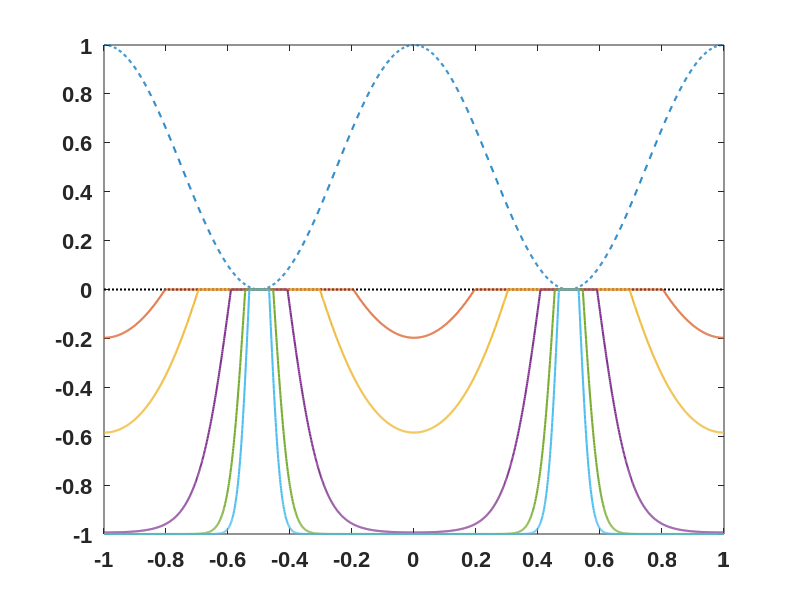

Write MATLAB code to recreate this figure.
clc;clear all;
C=0.022;
a=11.7*pi/180;

X=-1000:1:1000;
I0=-1000:1:1000;
D0=-1000:1:1000;
M=-1000:1:1000;
H=-1000:1:1000;

ctr=1; 
t=[30,60,250,1000,2000];
cd=20;

plot([-1 1],[0 0],'k','linestyle',':','linewidth',1.5)
hold on

I0=0.5*(1+ctr*cos((4*pi*sin(a)/405)*X));
plot(X/1000,I0,'linestyle','--','linewidth',1.5)
hold on

for k=1:length(t)
    D0=0.5*(1+ctr*cos((4*pi*sin(a)/405)*X))*t(k);
    for i=1:length(X)
        if D0(i)<cd
            M(i)=1;
        else
            M(i)=exp(-C*(D0(i)-cd));
        end
        H(i)=1-M(i);
    end 
    plot(X/1000,-H,'linewidth',1.5)
    hold on 
end

set(gca,'FontWeight','bold','FontName','Arial','FontSize',16)
set(gca,'XTick',[-1:0.2:1])
set(gca,'YTick',[-1:0.2:1])
set(gca,'XtickLabel',{'-1','-0.8','-0.6','-0.4','-0.2','0','0.2','0.4','0.6','0.8','1'})
set(gca,'YtickLabel',{'-1','-0.8','-0.6','-0.4','-0.2','0','0.2','0.4','0.6','0.8','1'})    
    
    